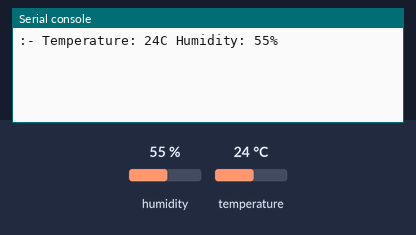
The program below on a simulated Raspberry Pi Pico running MicroPython. Parts: the last lines printed to the serial console. Inputs (shaded band) come from the test bench; at power-on: humidity 55 %, temperature 24 °C.

Above: at 1.2 s.
1.3 s: humidity set to 22 %
At 3.2 s:
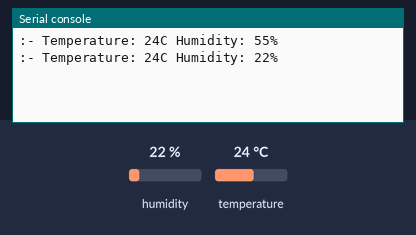
4.0 s: temperature set to 12 °C
At 5.5 s:
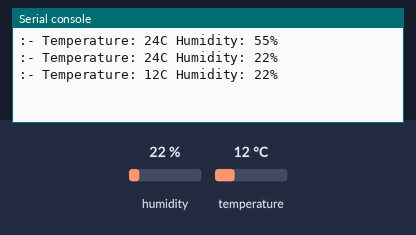
6.7 s: humidity set to 40 %
At 9.1 s:
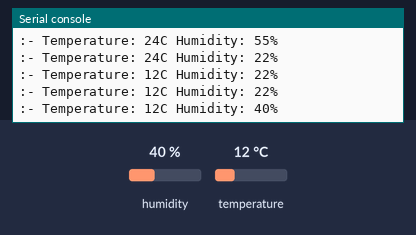
Timing chart, 0 to 10.6 s (numbered marks = the images above; inputs shaded):
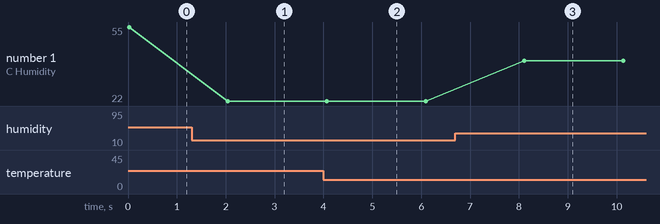

The program:

humidity__temp_sensor.py
```python
from machine import Pin
from time import sleep
import dht

sensor = dht.DHT11(Pin(2))

while (True):
    sensor.measure()
    temp = sensor.temperature()
    hum = sensor.humidity()
    print(":- Temperature: {}C Humidity: {:.0f}% ".format(temp, hum))
    sleep(2)
```

Measured:
- after the input at 1.3 s, the serial console: prints a new line after 0.75 s (image 1)
- after the input at 4.0 s, the serial console: prints a new line after 0.07 s (image 2)
- after the input at 6.7 s, the serial console: prints a new line after 1.4 s (image 3)
- plotted number 1: 55 → 22 after the input at 1.3 s, 22 → 40 after the input at 6.7 s
